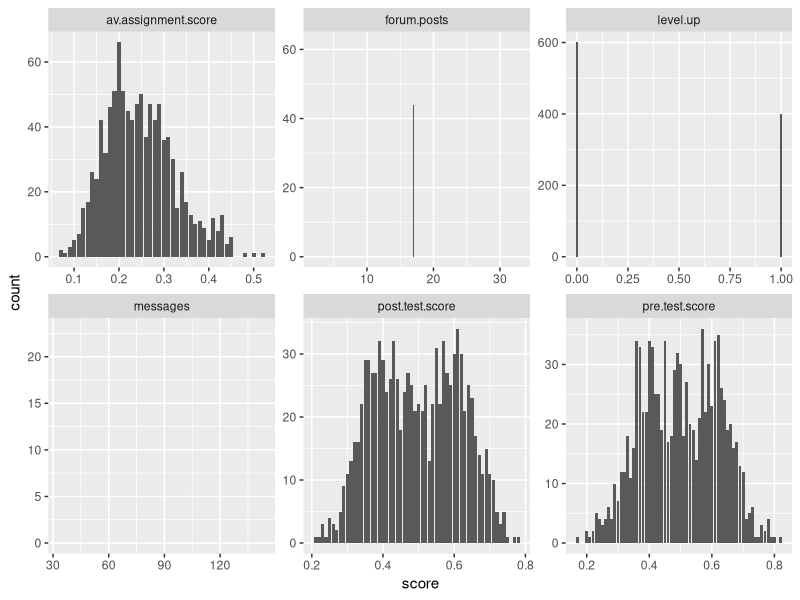
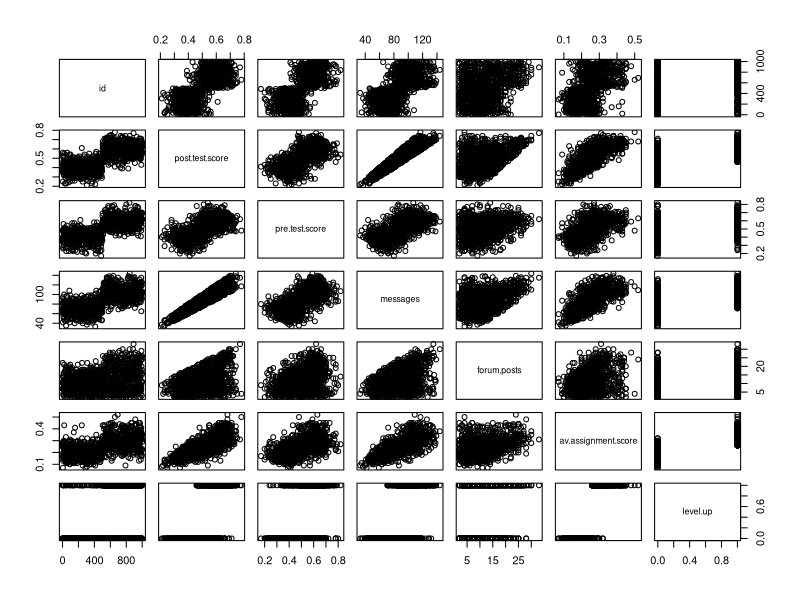
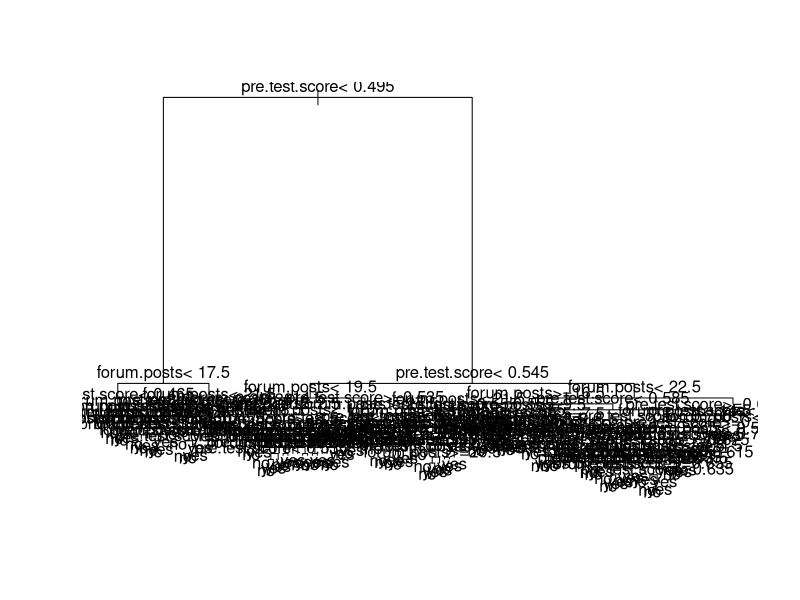
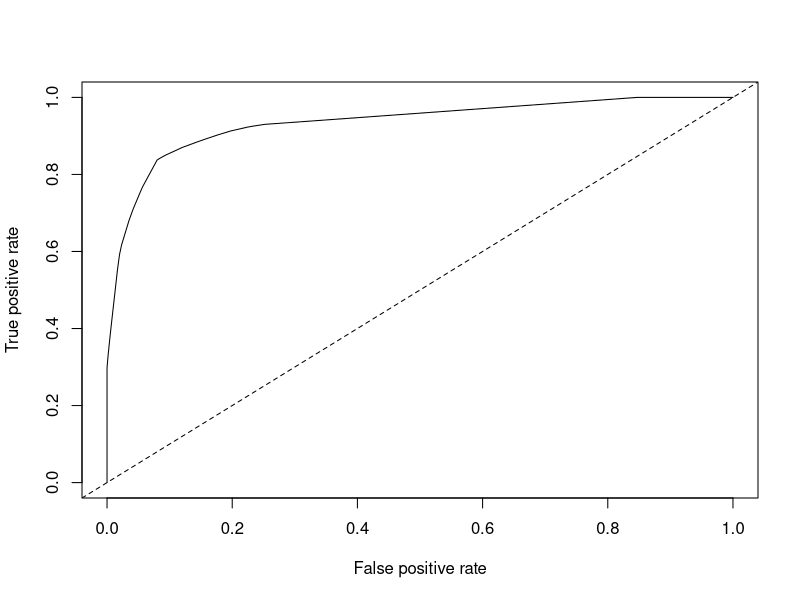
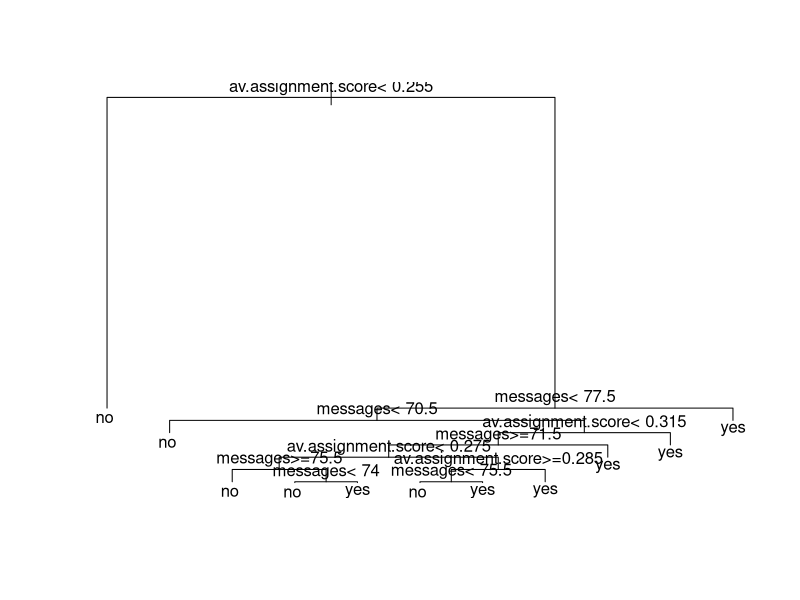
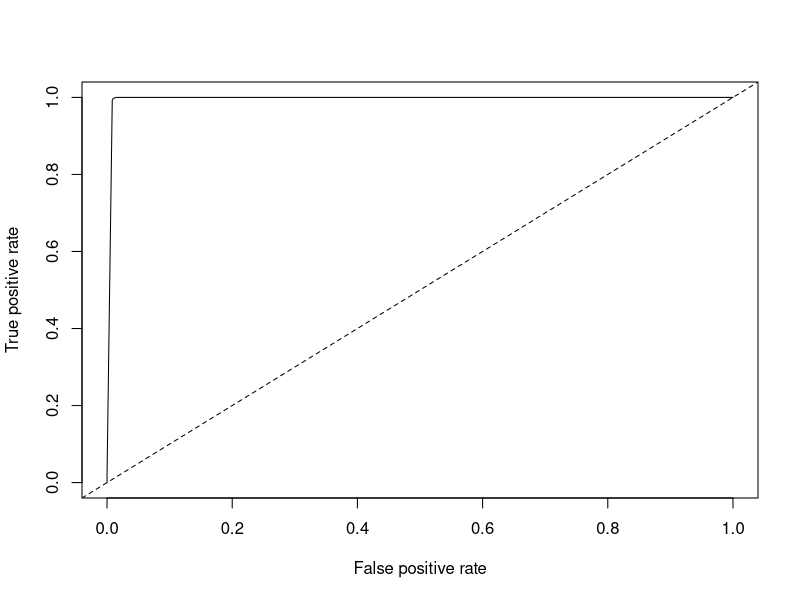

Recreate these plots in R, in order.
## ---- chunk 1
D1<-read.csv("online.data.csv")
## ---- chunk 2
#Start by creating histograms of the distributions for all variables (#HINT: look up "facet" in the ggplot documentation)
library(ggplot2)
library(dplyr)
library(tidyr)
D2 <- select(D1, 1:7)
#Convert yes/no to 1/0 to avoid mixing variable types
D2$level.up <- ifelse(D2$level.up == "yes", 1,0)
D3 <- gather(D2, "measure", "score", 2:7)
p1 <- ggplot(D3, aes(score)) + facet_wrap(~measure, scales = "free")
p1 + geom_histogram(stat = "count")
#Visualize the relationships between variables
#Then visualize the relationships between variables
pairs(D2)
#Try to capture an intution about the data and the relationships

## ---- chunk 3
#Create a classification tree that predicts whether a student "levels up" in the online course using three variables of your choice (As we did last time, set all controls to their minimums)
library(rpart)
c.tree1 <- rpart(level.up ~ forum.posts + pre.test.score, method = "class", data = D1, control=rpart.control(minsplit=1, minbucket=1, cp=0.001))
printcp(c.tree1)
plot(c.tree1)
text(c.tree1)
#Plot and generate a CP table for your tree 

#Generate a probability value that represents the probability that a student levels up based your classification tree 

D1$pred <- predict(c.tree1, type = "prob")[,2]#Last class we used type = "class" which predicted the classification for us, this time we are using type = "prob" to see the probability that our classififcation is based on.
## ---- chunk 4
install.packages("ROCR")
library(ROCR)

#Plot the curve
pred.detail <- prediction(D1$pred, D1$level.up) 
plot(performance(pred.detail, "tpr", "fpr"))
abline(0, 1, lty = 2)

#Calculate the Area Under the Curve
unlist(slot(performance(pred.detail,"auc"), "y.values"))#unlist liberates AUC value from the "performance" object created by ROCR
# 0.9339042


#Now repeat this process, but using the variables you did not use for the previous model and compare the plots & results of your two models. Which one do you think was the better model? Why?

c.tree2 <- rpart(level.up ~ av.assignment.score + messages, method = "class", data = D1, control=rpart.control(minsplit=1, minbucket=1, cp=0.001))
printcp(c.tree2)
plot(c.tree2)
text(c.tree2)
D1$pred2 <- predict(c.tree2, type = "prob")[,2]
pred.detail2<-prediction(D1$pred2, D1$level.up)
plot(performance(pred.detail2, "tpr", "fpr"))
abline(0, 1, lty = 2)
unlist(slot(performance(pred.detail2,"auc"), "y.values"))
#0.9958604
#model-2 works better with a higher AUC value
## ---- chunk 5
#Look at the ROC plot for your first model. Based on this plot choose a probability threshold that balances capturing the most correct predictions against false positives. Then generate a new variable in your data set that classifies each student according to your chosen threshold.

D1$threshold.pred1 <- ifelse(D1$pred >= 0.8, "yes", "no")
D1$threshold.pred2 <- ifelse(D1$pred >= 0.95, "yes", "no")
D1$threshold.pred3 <- ifelse(D1$pred >= 0.25, "yes", "no")

#Now generate three diagnostics:

accuracy.model1 <- mean(ifelse(D1$level.up == D1$threshold.pred1, 1, 0))
D1$truepos.model1 <- ifelse(D1$level.up == "yes" & D1$threshold.pred1 == "yes", 1, 0)
D1$falsepos.model1 <- ifelse(D1$level.up == "no" & D1$threshold.pred1 == "yes", 1,0)
D1$falseneg.model1 <- ifelse(D1$level.up == "yes" & D1$threshold.pred1 == "no", 1,0)
precision.model1 <- sum(D1$truepos.model1)/(sum(D1$truepos.model1) + sum(D1$falsepos.model1))
recall.model1 <- sum(D1$truepos.model1)/(sum(D1$truepos.model1) + sum(D1$falseneg.model1))

#Finally, calculate Kappa for your model according to:

#First generate the table of comparisons
table1 <- table(D1$level.up, D1$threshold.pred1)

#Convert to matrix
matrix1 <- as.matrix(table1)

#Calculate kappa
po <- (586+247)/(586+247+14+153)
pe <- ((586 + 14)/(586+247+14+153))*((586 + 153)/(586+247+14+153)) + ((14 + 247)/(586+247+14+153))*((153+247)/(586+247+14+153))
kappa <- (po - pe)/(1 - pe)
install.packages("psych")
library(psych) #You could also use the "irr" or "vcd" library versions
cohen.kappa(table1)

#Now choose a different threshold value and repeat these diagnostics. What conclusions can you draw about your two thresholds?

D1$threshold.pred2 <- ifelse(D1$pred >= 0.95, "yes", "no")
D1$accuracy.model2 <- mean(ifelse(D1$level.up == D1$threshold.pred2, 1, 0))
D1$truepos.model2 <- ifelse(D1$level.up == "yes" & D1$threshold.pred2 == "yes", 1, 0)
D1$falsepos.model2 <- ifelse(D1$level.up == "no" & D1$threshold.pred2 == "yes", 1,0)
D1$falseneg.model2 <- ifelse(D1$level.up == "yes" & D1$threshold.pred2 == "no", 1,0)
precision.model2 <- sum(D1$truepos.model2)/(sum(D1$truepos.model2) + sum(D1$falsepos.model2))
recall.model2 <- sum(D1$truepos.model2)/(sum(D1$truepos.model2) + sum(D1$falseneg.model2))
table2 <- table(D1$level.up, D1$threshold.pred2)
matrix2 <- as.matrix(table2)
matrix2
kappa(matrix2, exact = TRUE)/kappa(matrix2)
po2 <- (600+119)/(600+119+0+281)
pe2 <- ((600 + 0)/(600+119+0+281))*((600 + 281)/(600+119+0+281)) + ((0 + 119)/(600+119+0+281))*((281+119)/(600+119+0+281))
kappa2 <- (po2 - pe2)/(1 - pe2)


D1$threshold.pred3 <- ifelse(D1$pred >= 0.25, "yes", "no")
D1$accuracy.model3 <- mean(ifelse(D1$level.up == D1$threshold.pred3, 1, 0))
D1$truepos.model3 <- ifelse(D1$level.up == "yes" & D1$threshold.pred3 == "yes", 1, 0)
D1$falsepos.model3 <- ifelse(D1$level.up == "no" & D1$threshold.pred3 == "yes", 1,0)
D1$falseneg.model3 <- ifelse(D1$level.up == "yes" & D1$threshold.pred3 == "no", 1,0)
precision.model3 <- sum(D1$truepos.model3)/(sum(D1$truepos.model3) + sum(D1$falsepos.model3))
recall.model3 <- sum(D1$truepos.model3)/(sum(D1$truepos.model3) + sum(D1$falseneg.model3))
table3 <- table(D1$level.up, D1$threshold.pred3)
matrix3 <- as.matrix(table3)
matrix3
kappa(matrix3, exact = TRUE)/kappa(matrix3)
po3 <- (482+365)/(482+365+118+35)
pe3 <- ((482 + 118)/(482+365+118+35))*((482+35)/(482+365+118+35)) + ((118+365)/(482+365+118+35))*((35+365)/(482+365+118+35))
kappa3 <- (po3 - pe3)/(1 - pe3)
#The kappa values threshold=0.25 is higher.
#The accuracy of model 3 is the highset with 84.7% but the precision for model 3 is the lowest with 75.6%.
